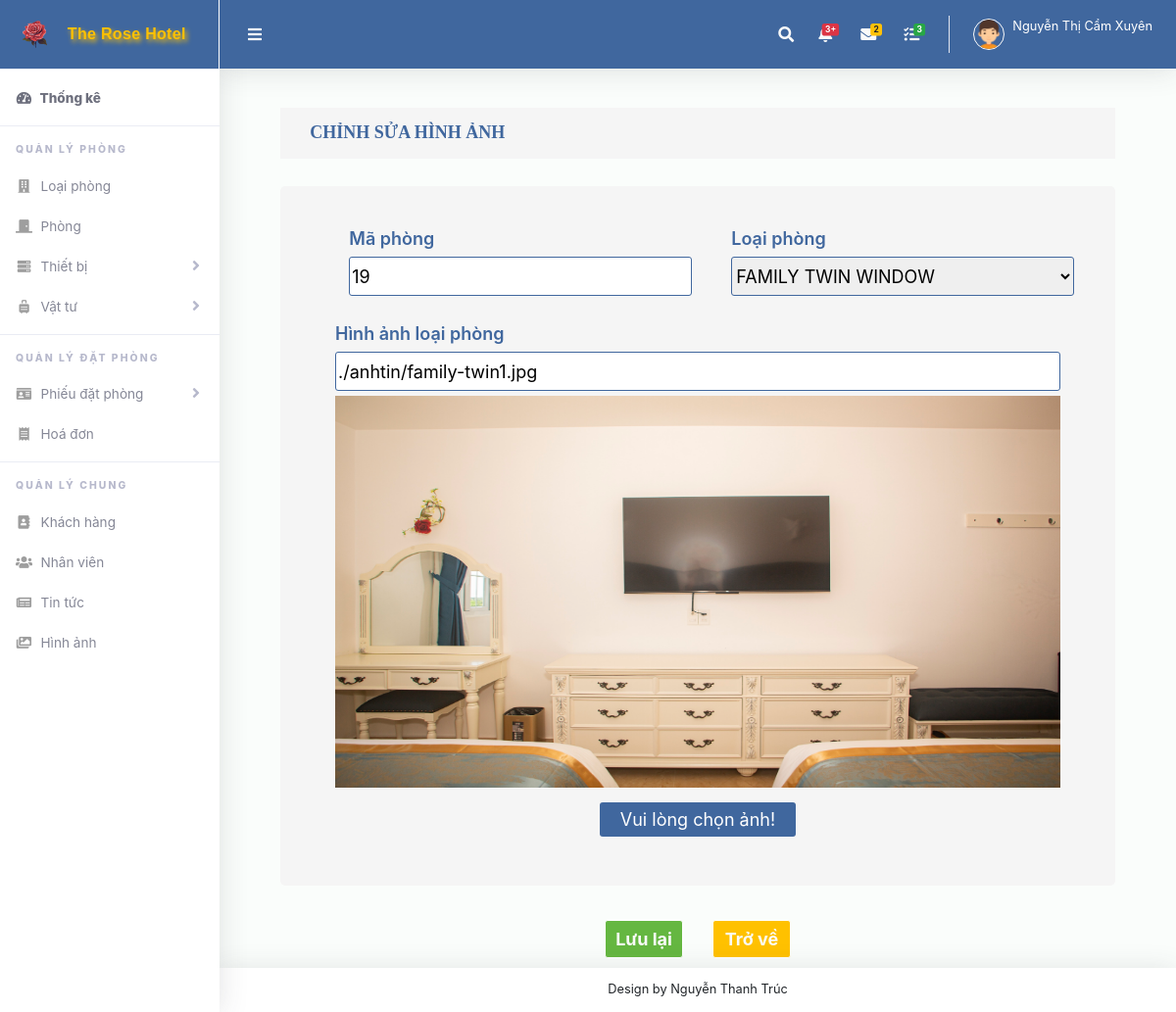
Screenshot of /suaQLHA.php?user=19 (signed in) with the database file from the repository.
### tables this page shows
CREATE TABLE `hinh_anh` (
  `ma_ha` int(11) NOT NULL,
  `hinh_anh` text NOT NULL,
  `ma_loai` int(11) NOT NULL
);

### suaQLHA.php (the view, shortened to what this page needs)
<?php
include ("header.php");
include ("ketnoi.php");
$usern = $_REQUEST["user"];
$sql = "SELECT * FROM hinh_anh WHERE ma_ha = '" . $usern . "'";
$kq = mysqli_query($conn, $sql) or die("Không thể sửa thông tin" . mysqli_error());
$row = mysqli_fetch_array($kq);
?>
<form enctype="multipart/form-data" action="xulysuaQLHA.php" name="xulysuaQLHA" method="post">
    <div class="text">
        <h4>
            CHỈNH SỬA HÌNH ẢNH
        </h4>
    </div>
    <div class="themmoi">
        <div class="them">
            <div class="thema">
                <span>Mã phòng</span>
                <input type="text" name="ma_ha" readonly value="<?php echo ($row["ma_ha"]); ?>" />
            </div>
            <div class="thema">
                <span>Loại phòng</span>
                <select name="ma_loai">
                    <?php
                    $sql2 = "SELECT ma_loai, ten_loai FROM loai_phong";
                    $result2 = mysqli_query($conn, $sql2);
                    while ($row2 = mysqli_fetch_assoc($result2)) {
                        $ma_loai = $row2['ma_loai'];
                        $ten_loai = $row2['ten_loai'];
                        $selected = ($ma_loai == $row['ma_loai']) ? "selected" : "";
                        echo "<option value=\"$ma_loai\" $selected>$ten_loai</option>";
                    }
                    ?>
                </select>
            </div>
        </div>
        <div class="themm">
            <div class="thema">
                <span>Hình ảnh loại phòng</span>
                <input style="width:740px;" type="text" name="hinh_anh_hien_tai" id="hinh_anh_hien_tai"
                    value="<?php echo $row['hinh_anh']; ?>" readonly>
                <img id="hinh_anh_preview" src="<?php echo $row['hinh_anh']; ?>"
                    style="max-width:740px; max-height: 400px;">
                <button
                    style="width:200px; margin: 10px auto; border-radius: 3px; height: 35px;background-color: #40679E; color:white; border:none;"
                    type="button" onclick="document.getElementById('hinh_anh').click();">Vui lòng chọn
                    ảnh!</button>
            </div>
        </div>
    </div>
    <div class="luulai">
        <input type="submit" name="luu" value="Lưu lại" />
        <button type="button" onclick="window.location.href='QLHA.php'">Trở về</button>
    </div>
</form>
<?php
include ("footer.php");
?>

### suaQLHA.php (style rules this page uses)
.text { height: 60px; font-size: medium; display: flex; margin-top: 40px; gap: 15px; justify-content: center; }
.text h4 { font-family: Tahoma; background-color: #F5F5F5; font-size: large; width: 90%; padding: 10px 30px; display: flex; align-items: center; color: #40679E; font-weight: bold; }
.themmoi { margin-top: 20px; background: #F5F5F5; display: flex; flex-direction: column; align-items: center; width: 90%; margin: 20px auto; gap: 25px; padding: 40px; border-radius: 5px; }
.them { width: 800px; display: flex; gap: 40px; color: #40679E; margin: 0 auto; justify-content: center; }
.thema { display: flex; flex-direction: column; gap: 5px; font-size: large; }
.thema>span { font-weight: 600; color: #40679E; }
input[type="text" i] { height: 40px; border: 1px solid #40679E; border-radius: 3px; color: black; width: 350px; }
.thema>select { height: 40px; border: 1px solid #40679E; border-radius: 3px; width: 350px; }
.luulai { display: flex; gap: 30px; justify-content: center; align-items: center; padding: 10px 20px; }
.luulai input { margin-top: 5px; width: 80px; padding: 5px 10px; color: #fafafa; background-color: #65B741; border: 1px solid white; font-weight: bolder; border-radius: 3px; font-size: large; }
.luulai button { margin-top: 5px; width: 80px; padding: 5px 10px; color: #fafafa; background-color: #FFC100; border: 1px solid white; font-weight: bolder; border-radius: 3px; font-size: large; }

### rows the page displays
hinh_anh: ma_ha "19", hinh_anh_hien_tai "./anhtin/family-twin1.jpg", hinh_anh (picture)

### other values shown
$_SESSION['ho_ten'] "Nguyễn Thị Cẩm Xuyên"
form field ma_loai "FAMILY TWIN WINDOW"
